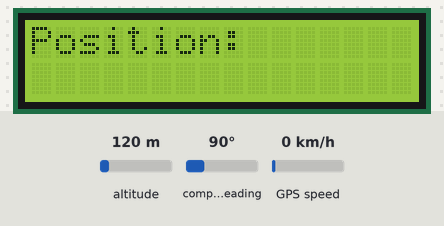
Bench run of a sketch on a simulated Arduino Uno, built with avr-gcc and run on an emulated ATmega328P. Shown: 16×2 character LCD. Inputs (shaded band) come from the test bench; at power-on: altitude 120 m, compass heading 90°, GPS speed 0 km/h. Sleep ends after the set time or at an interrupt; the GPS gets a fix after 3 s at 37.7749, -122.4194 with 8 satellites.

Above: at 3.1 s.
At 4.1 s:
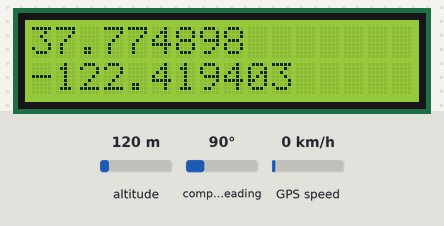
At 6.1 s:
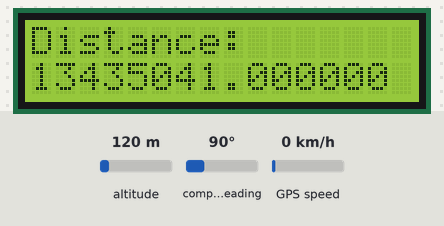
At 8.2 s:
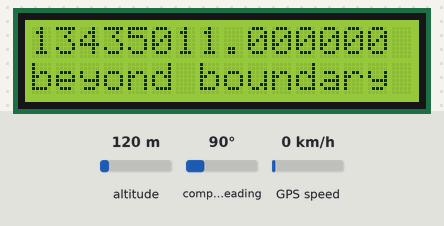

The sketch:

07_geofence_lowpower.ino
```cpp
#include <Arduino.h>
#include <avr/sleep.h>
#include <avr/wdt.h>
#include "NMEAGPS.h"
#include <SoftwareSerial.h>
#include <Wire.h>
#include <LiquidCrystal_I2C.h>
LiquidCrystal_I2C lcd(0x27, 2, 1, 0, 4, 5, 6, 7, 3, POSITIVE);

NMEAGPS          gps; //create gps object
gps_fix          fix; // current GPS fix/ holds latest value

SoftwareSerial ss(4, 3);
int i;

//change home position and boundary radius HERE!!
NeoGPS::Location_t home( 58039880L, 1006621890L ); // home position (degrees * 10,000,000)
const float        thresholdDistance = 0.030;       // boundary radius (in km)

uint8_t            gpsSeconds; // for counting elapsed time instead of using delay

ISR(WDT_vect)
{
  wdt_disable();  // disable watchdog
}

void myWatchdogEnable(const byte interval)
{
  MCUSR = 0;                          // reset various flags
  WDTCSR |= 0b00011000;               // see docs, set WDCE, WDE
  WDTCSR =  0b01000000 | interval;    // set WDIE, and appropriate delay

  wdt_reset();
  set_sleep_mode (SLEEP_MODE_PWR_DOWN);

  sleep_mode();            // now goes to Sleep and waits for the interrupt

}

void setup()
{
  ss.begin(9600);
  lcd.begin(16, 2); //Defining 16 columns and 2 rows of lcd display

} // setup

void loop()
{

  while (gps.available( ss ))
  {
    lcd.backlight();//To Power ON the back light
    fix = gps.read(); // read and save the latest gps value

    // Instead of delay, count the number of GPS fixes
    // check subject position for every gps read three times
    gpsSeconds++;
    if (gpsSeconds >= 3)
    {
      gpsSeconds = 0;

      displayInfo();
      checkDist();
    }
  }


} // loop

void displayInfo()
{
  lcd.setCursor(0, 0);
  lcd.print("Position: ");
  delay(1000);
  lcd.clear();

  if (fix.valid.location)
  {
    lcd.clear();
    lcd.setCursor(0, 0);
    lcd.print(fix.latitude(), 6);// print latitude
    lcd.setCursor(0, 1);
    lcd.print(fix.longitude(), 6); // print longitude
    delay(2000);
  }
  else
  {
    lcd.clear();
    lcd.setCursor(0, 0);
    lcd.print("INVALID"); //ps: could be unclear sky
    delay(1000);
  }

} //end displayInfo()

void checkDist()
{
  if (fix.valid.location)
  {
    lcd.clear();
    float dist = fix.location.DistanceKm( home ); //distance difference between subject and home position
    lcd.setCursor(0, 0);
    lcd.print("Distance:");
    lcd.setCursor(0, 1);
    lcd.print(dist * 1000, 6);
    lcd.print(" meters");
    delay(2000);

    if (dist >= thresholdDistance )
    {
      lcd.clear();
      lcd.setCursor(0, 0);
      lcd.print((dist - thresholdDistance) * 1000, 6); //distance difference between subject and boundary
      lcd.print(" meters");
      lcd.setCursor(0, 1);
      lcd.print("beyond boundary");
      delay(2000);
    }
    else
    {
      lcd.clear();
      lcd.setCursor(0, 0);
      lcd.print("Subject within");
      lcd.setCursor(0, 1);
      lcd.print("boundary");
      delay(3000);
    }
    delay(2000);
    lcd.clear();
    lcd.noBacklight();//To Power OFF the back light
    ss.end();

    for (i = 0; i <150; i++)
    {
      //myWatchdogEnable (0b100000);  // 4 seconds
      myWatchdogEnable (0b100001);  // 8 seconds
    }

    ss.begin(9600);

  }
}
```

Measured:
- what the display in image 0 shows lasts 1.0 s, from 3.0 s to 4.0 s
- what the display in image 1 shows lasts 2.1 s, from 4.0 s to 6.1 s
- what the display in image 3 shows lasts 4.0 s, from 8.1 s to 12.1 s
